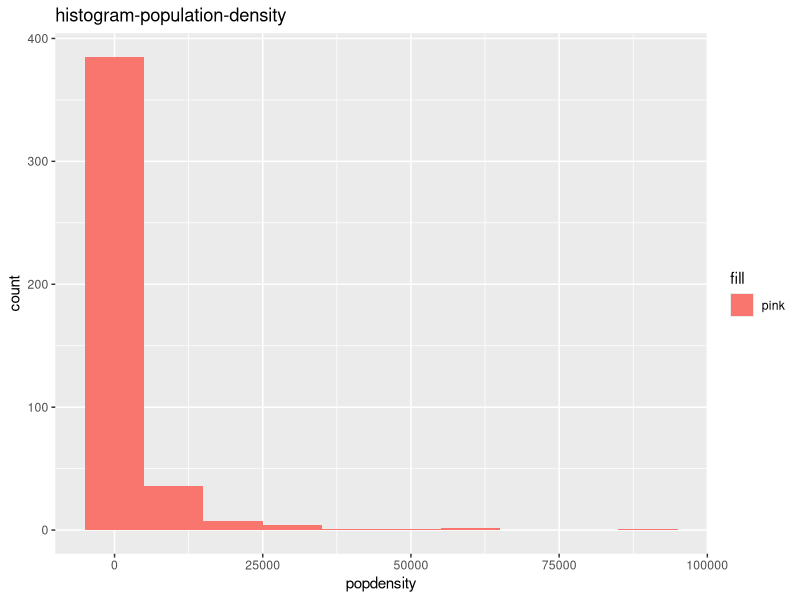
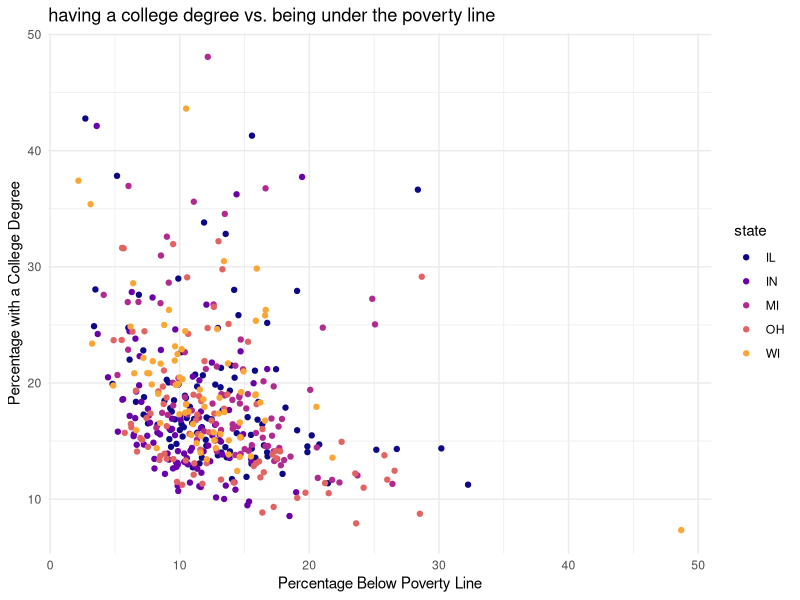

Source code (R) for these figures, in order:
## ---- chunk 1
#| label: load-packages
#| message: false

library(tidyverse)
library(viridis)
## ---- chunk 2
glimpse(midwest)
view(midwest)
## ---- chunk 3
#this creates a histogram for population density 
ggplot(data = midwest, aes(x = popdensity, fill = "pink")) +
  geom_histogram(binwidth = 10000) +
 labs(title = "histogram-population-density") 
## ---- chunk 4
ggplot(data = midwest, aes(y = percollege, x = percbelowpoverty, color = state))+
  geom_point()+
  labs(title = "having a college degree vs. being under the poverty line", x = "Percentage Below Poverty Line", y = "Percentage with a College Degree") +
  scale_color_viridis_d(option = "C", end = 0.8) +
  theme_minimal() 
